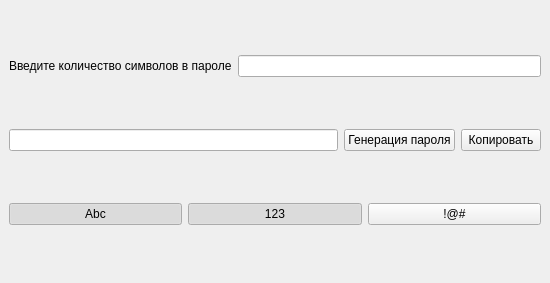
<?xml version="1.0" encoding="UTF-8"?>
<ui version="4.0">
 <class>Random_password</class>
 <widget class="QMainWindow" name="Random_password">
  <property name="geometry">
   <rect>
    <x>0</x>
    <y>0</y>
    <width>550</width>
    <height>283</height>
   </rect>
  </property>
  <property name="minimumSize">
   <size>
    <width>425</width>
    <height>215</height>
   </size>
  </property>
  <property name="sizeIncrement">
   <size>
    <width>0</width>
    <height>0</height>
   </size>
  </property>
  <property name="windowTitle">
   <string>Генератор случайных паролей</string>
  </property>
  <widget class="QWidget" name="window">
   <property name="enabled">
    <bool>true</bool>
   </property>
   <layout class="QVBoxLayout" name="verticalLayout_2">
    <item>
     <layout class="QHBoxLayout" name="horizontalLayout">
      <item>
       <widget class="QLabel" name="label">
        <property name="text">
         <string>Введите количество символов в пароле</string>
        </property>
       </widget>
      </item>
      <item>
       <widget class="QLineEdit" name="lenghtEdit"/>
      </item>
     </layout>
    </item>
    <item>
     <layout class="QHBoxLayout" name="horizontalLayout_2">
      <item>
       <widget class="QLineEdit" name="lineEdit">
        <property name="readOnly">
         <bool>true</bool>
        </property>
       </widget>
      </item>
      <item>
       <widget class="QPushButton" name="pushButton">
        <property name="text">
         <string>Генерация пароля</string>
        </property>
       </widget>
      </item>
      <item>
       <widget class="QPushButton" name="button_copy">
        <property name="text">
         <string>Копировать</string>
        </property>
       </widget>
      </item>
     </layout>
    </item>
    <item>
     <layout class="QHBoxLayout" name="horizontalLayout_3">
      <item>
       <widget class="QPushButton" name="button_letters">
        <property name="text">
         <string>Abc</string>
        </property>
        <property name="checkable">
         <bool>true</bool>
        </property>
        <property name="checked">
         <bool>true</bool>
        </property>
       </widget>
      </item>
      <item>
       <widget class="QPushButton" name="button_numbers">
        <property name="text">
         <string>123</string>
        </property>
        <property name="checkable">
         <bool>true</bool>
        </property>
        <property name="checked">
         <bool>true</bool>
        </property>
       </widget>
      </item>
      <item>
       <widget class="QPushButton" name="button_signs">
        <property name="text">
         <string>!@#</string>
        </property>
        <property name="checkable">
         <bool>true</bool>
        </property>
       </widget>
      </item>
     </layout>
    </item>
   </layout>
  </widget>
 </widget>
 <resources/>
 <connections/>
</ui>
